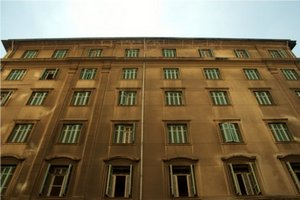
//> input picture images/feature_detection_description/building.jpg, 300 x 200 px
$ ./feature_detection_description   (built with g++ and OpenCV 4)
//> lines starting //> are read from the running program, lines starting //| are printed output that depends on the picture; after the words box and inside, x2 and y2 are one past the last pixel; in counts of white or black regions, pixels touching at a corner belong together
### src/arguments_parser.hpp
#ifndef ARGUMENTS_PARSER_HPP
#define ARGUMENTS_PARSER_HPP

#include <algorithm>
#include <string>
#include <vector>

///
/// A simple utility command line parser for parsing parameters send to the
/// application
///

class ArgumentsParser {
private:
  std::vector<std::string> m_arguments;

public:
  ArgumentsParser(int &argc, char **argv) {
    for (int i = 1; i < argc; ++i) {
      m_arguments.emplace_back(std::string(argv[i]));
    }
  }

  const std::string getArg(const std::string &arg) const {
//> further down, img is the input picture: 200 rows x 300 cols, CV_8UC3; mean B, G, R 79.4, 107.6, 124.2
    auto itr = std::find(m_arguments.begin(), m_arguments.end(), arg);
    if (itr != m_arguments.end() && ++itr != m_arguments.end()) {
      return *itr;
    }
    return std::string("");
  }
  // [4 lines left out: function argExists, not called in this run]
};

#endif

### src/feature_detection_description.cpp
#include "arguments_parser.hpp"
#include <opencv2/opencv.hpp>

// Shi-Tomasi Corner Detector & Good Features to Track
void shiTomasiGoodFeaturesToTrack(cv::Mat img) {

  cv::Mat img_gray;

  // Check if the image has 3 channels (color)
  if (img.channels() == 3) {
    cv::cvtColor(img, img_gray, cv::COLOR_BGR2GRAY);
    std::cout << "image has 3 channel" << std::endl;

  } else {
    std::cout << "image is already gray scale" << std::endl;
    img_gray = img.clone();
  }

  int maxCorners = 100;

  cv::RNG rng(12345);

  /// Parameters for Shi-Tomasi algorithm
  std::vector<cv::Point2f> corners;
  double qualityLevel = 0.01;
  double minDistance = 10;
  int blockSize = 3;
  bool useHarrisDetector = false;
  double k = 0.04;

  /// Apply corner detection
  cv::goodFeaturesToTrack(img_gray, corners, maxCorners, qualityLevel,
                          minDistance, cv::Mat(), blockSize, useHarrisDetector,
                          k);

  /// Draw corners detected
  std::cout << "** Number of corners detected: " << corners.size() << std::endl;
  int r = 4;
  cv::Mat img_color;
  cv::cvtColor(img, img_color, cv::COLOR_GRAY2BGR);

  for (std::size_t i = 0; i < corners.size(); i++) {
    cv::circle(img_color, corners[i], r,
               cv::Scalar(rng.uniform(0, 255), rng.uniform(0, 255),
                          rng.uniform(0, 255)),
               -1, 8, 0);
  }

  // Show what you got
  std::string sourceWindow = "goodFeaturesToTrack";
  cv::namedWindow(sourceWindow, cv::WINDOW_AUTOSIZE);
  cv::imshow(sourceWindow, img_color);
  cv::imwrite("goodFeaturesToTrack.png", img_color);
  cv::waitKey(0);
}

void keyPointDetectorDescriptor(cv::Mat img) {

  // Create SIFT (floating-point descriptors)
  cv::Ptr<cv::SIFT> sift = cv::SIFT::create();
  std::cout << sift->getDefaultName() << std::endl;
  // Check descriptor type
  int descType = sift->descriptorType(); // Returns CV_32F, <=>5
  std::cout << "SIFT Descriptor Type: " << descType << " (CV_32F = " << CV_32F
            << ")" << std::endl;

  // Create ORB (binary descriptors)
  cv::Ptr<cv::ORB> orb = cv::ORB::create();
  std::cout << orb->getDefaultName() << std::endl;

  // Check descriptor type
  descType = orb->descriptorType(); // Returns CV_8U
  std::cout << "ORB Descriptor Type: " << descType << " (CV_8U = " << CV_8U
            << ")" << std::endl;

  std::vector<cv::KeyPoint> k_pts;

  sift->detect(img, k_pts);
//> k_pts = 425 keypoints; strongest (x, y, size): (292, 44, 5.4), (7, 44, 6.2), (3, 41, 2.2), (291, 48, 2)
  // Draw keypoints on the original image
  cv::Mat imgWithSIFTKeypoints;
  cv::drawKeypoints(img, k_pts, imgWithSIFTKeypoints, cv::Scalar::all(-1),
                    cv::DrawMatchesFlags::DRAW_RICH_KEYPOINTS);
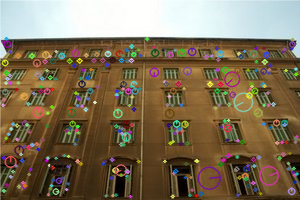
//> imgWithSIFTKeypoints: 200 rows x 300 cols, CV_8UC3; mean B, G, R 86.3, 111.4, 127

  for (int i = 0; i < 5; i++) {

    std::cout << "angle: " << k_pts[i].angle << std::endl;
    std::cout << "class_id:" << k_pts[i].class_id << std::endl;
    std::cout << "pt:" << k_pts[i].pt << std::endl;
  }
//> this loop made 5 passes
//| angle: 219.186
//| class_id:-1
//| pt:[2.63654, 104.689]
//| angle: 161.777
//> (the first 4 of 15 printed lines)

  std::vector<cv::Point2f> points;
  cv::KeyPoint::convert(k_pts, points);
//> points = 425 Points (x, y), first 12: [2.64, 104.7], [2.73, 41.12], [2.73, 41.12], [3.35, 157.3], [3.48, 190.4], [3.87, 99.24], [4.7, 62.41], [4.81, 91.39], [5.65, 82.54], [5.85, 137.8], [5.98, 38.33], [6.24, 72.54]

  // Display the result
  cv::imshow("SIFT Keypoints", imgWithSIFTKeypoints);
  cv::imwrite("SIFTKeypoints.png", imgWithSIFTKeypoints);
  cv::waitKey(0); // Wait for a key press

  ///////////////////////////////// ORB //////////////////////////////

  k_pts.clear();
//> k_pts = 0 keypoints

  orb->detect(img, k_pts);
//> k_pts = 397 keypoints; strongest (x, y, size): (86, 94, 31), (237, 124, 31), (218, 95, 31), (50, 78, 31)
  // Draw keypoints on the original image
  cv::Mat imgWithORBKeypoints;
  cv::drawKeypoints(img, k_pts, imgWithORBKeypoints, cv::Scalar::all(-1),
                    cv::DrawMatchesFlags::DRAW_RICH_KEYPOINTS);
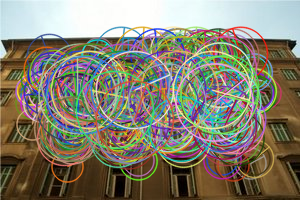
//> imgWithORBKeypoints: 200 rows x 300 cols, CV_8UC3; mean B, G, R 112.6, 128.2, 132.9

  for (int i = 0; i < 5; i++) {

    std::cout << "angle: " << k_pts[i].angle << std::endl;
    std::cout << "class_id:" << k_pts[i].class_id << std::endl;
    std::cout << "pt:" << k_pts[i].pt << std::endl;
  }

  // Display the result
  cv::imshow("ORB Keypoints", imgWithORBKeypoints);
  cv::imwrite("ORBKeypoints.png", imgWithORBKeypoints);
  cv::waitKey(0); // Wait for a key press
}

int main(int argc, char **argv) {

  ArgumentsParser input(argc, argv);
  std::string image_path =
      "../../images/feature_detection_description/building.jpg";

  std::string inputFilename = input.getArg("-i");
  if (inputFilename.empty()) {
    std::cerr << "no intput file is given, default will be used: " << image_path
              << std::endl;
  } else {
    image_path = inputFilename;
  }

  cv::Mat img = cv::imread(image_path, cv::IMREAD_ANYCOLOR);

  keyPointDetectorDescriptor(img);
  shiTomasiGoodFeaturesToTrack(img);
//> in shiTomasiGoodFeaturesToTrack, `cv::cvtColor(img, img_gray, cv::COLOR_BGR2GRAY);`:
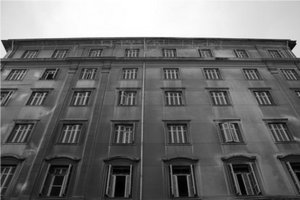
//> img_gray: 200 rows x 300 cols, CV_8UC1; min 0, max 255, mean 109.4
//> in shiTomasiGoodFeaturesToTrack, `cv::goodFeaturesToTrack(img_gray, corners, maxCorners, qualityLevel, m..`: corners = 100 Points (x, y), first 12: [295, 41], [2, 40], [291, 51], [124, 142], [78, 93], [119, 126], [68, 126], [45, 93], [181, 126], [171, 126], [187, 175], [168, 93]
//| ** Number of corners detected: 100
//> (the run ends here: the program stops with an error, at `cv::cvtColor(img, img_color, cv::COLOR_GRAY2BGR);`)

$ run again, with images/feature_detection_description/000000.png saved as images/feature_detection_description/building.jpg
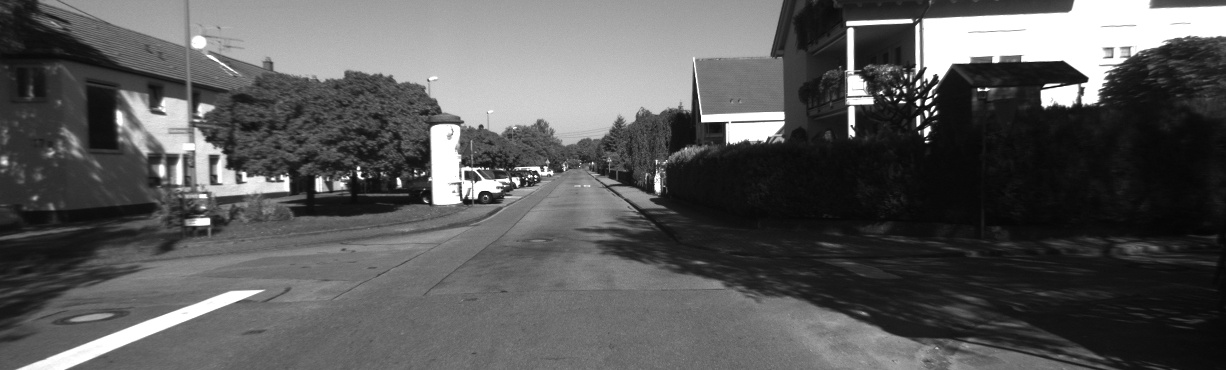
//> input picture images/feature_detection_description/000000.png, 1226 x 370 px
//> img is the input picture: 370 rows x 1226 cols, CV_8UC1; min 4, max 255, mean 89.8
//> in keyPointDetectorDescriptor, `sift->detect(img, k_pts);`: k_pts = 1490 keypoints; strongest (x, y, size): (918, 102, 3.8), (927, 130, 5.1), (535, 176, 1.8), (928, 102, 3.7)
//> the loop in keyPointDetectorDescriptor, `for (int i = 0; i < 5; i++)` made 5 passes
//| angle: 72.5179
//| class_id:-1
//| pt:[2.69174, 170.645]
//| angle: 238.476
//> (the first 4 of 15 printed lines)
//> points = 1490 Points (x, y), first 12: [2.69, 170.6], [2.69, 170.6], [2.69, 170.6], [4.56, 161.9], [5.04, 140.8], [5.5, 130.9], [6.21, 66.82], [8.81, 166.9], [9.88, 159.9], [14.68, 163.4], [20.9, 181.8], [22.29, 91.92]
//> in keyPointDetectorDescriptor, `k_pts.clear();`: k_pts = 0 keypoints
//> in keyPointDetectorDescriptor, `orb->detect(img, k_pts);`: k_pts = 500 keypoints; strongest (x, y, size): (928, 95, 31), (918, 103, 37.2), (931, 109, 31), (918, 104, 31)
//> in keyPointDetectorDescriptor, `cv::drawKeypoints(img, k_pts, imgWithORBKeypoints, cv::Scalar::all(-1)..`:
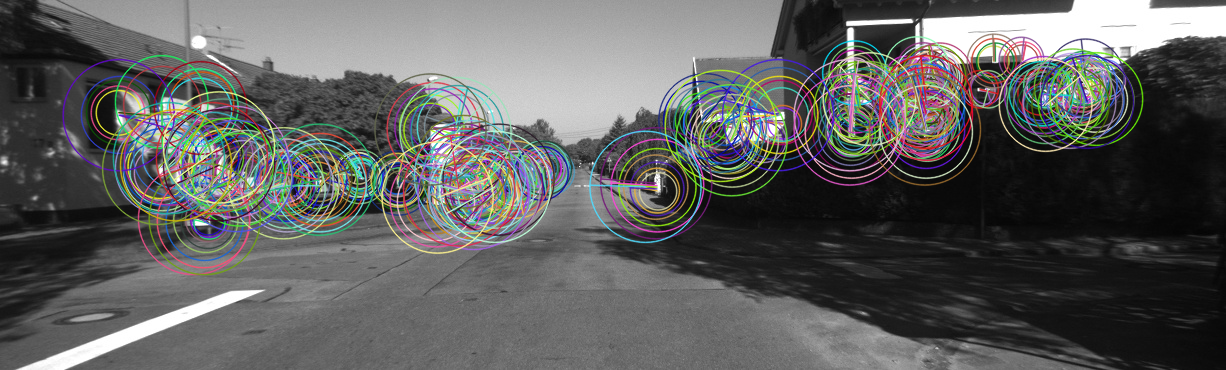
//> imgWithORBKeypoints: 370 rows x 1226 cols, CV_8UC3; mean B, G, R 95, 95.8, 95.4
//> corners = 100 Points (x, y), first 12: [926, 117], [895, 98], [535, 176], [925, 104], [978, 89], [918, 90], [397, 178], [917, 125], [477, 170], [544, 167], [924, 136], [905, 92]
//| ** Number of corners detected: 100
//> the loop in shiTomasiGoodFeaturesToTrack, `for (std::size_t i = 0; i < corners.size(); i++)` made 100 passes
//> after the loop in shiTomasiGoodFeaturesToTrack, `for (std::size_t i = 0; i < corners.size(); i++)`:
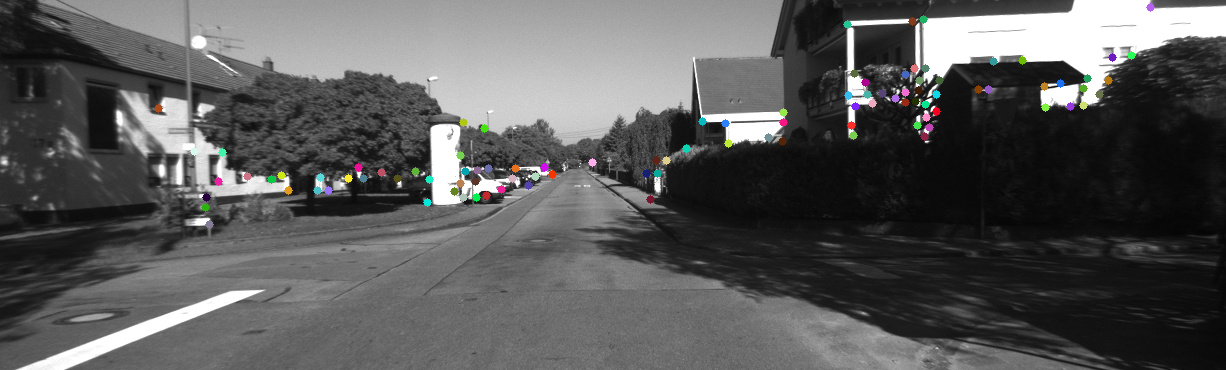
//> img_color: 370 rows x 1226 cols, CV_8UC3; 1.08% of pixels changed, all inside (x1, y1, x2, y2) = (154, 3, 1155, 229)
